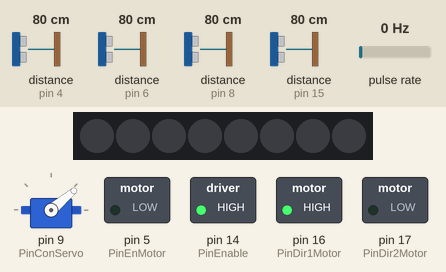
The program below on a simulated Arduino Nano, built with avr-gcc and run on an emulated ATmega328P. Parts: servo, 8 RGB LEDs in strip order, left to right, switched loads named in the program (green lamp = pin HIGH). Wiring (inferred from the names in the program): pulse sensor: data pin 2. Inputs (shaded band) come from the test bench; at power-on: distance to the obstacle (sensors on pin 4, pin 6, pin 8, pin 15) 80 cm, pulse rate 0 Hz. The echo pulse lasts 58.3 µs per cm.

Above: at 0.3 s.
Timing chart, 0 to 1.8 s (numbered marks = the images above):
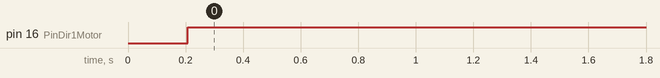

Measured:
- by itself, pin 16 (PinDir1Motor): LOW → HIGH at 0.21 s

The program:

main.cpp
```cpp
#include <Arduino.h>
#include "components.h"
#include <Ultrasonic.h>
#include <Wire.h>
#include <Adafruit_NeoPixel.h>

#define PinEncoder 2
#define PinTriggerI 3     //Izquierdo
#define PinEchoI 8        //Izquierdo
#define PinTriggerD 7     //Derecha
#define PinEchoD 6        //Derecha
#define PinTriggerF 11    //Frontal
#define PinEchoF 4        //Frontal
#define PinTriggerT 13    //Trasero
#define PinEchoT 15       //Trasero
#define PinLed 12
#define PinEnable 14

#define NUMPIXELS 8
#define DELAYVAL 50

volatile float velocidad;

volatile long encoder = 0;
volatile long encoderAbsoluto = 0;
bool lecturaEncoder = false;
int encodertotal = 0;

byte datoEncoder[4];
int distanceFrontal;
int distanceIzquierdo;
int distanceDerecho;
int distanceTrasero;
int velocidadObjetivo;

uint32_t tiempo = 0;


void receiveEvent(int howMany);
void requestEvent();
uint8_t requestedData = 0;

CServo MiCServo(PinConServo);
Motor MiMotor(PinEnMotor,PinDir1Motor,PinDir2Motor);
Adafruit_NeoPixel pixels(NUMPIXELS, PinLed, NEO_GRB + NEO_KHZ400);

void encoderISR() {  // función para que funcien el encoder
  if (forward == true)
  {
    encoder ++;
    encoderAbsoluto++;
  }
  else
  {
    encoder --;
    encoderAbsoluto--;
  }

}

void LecturaUltrasonidos();
Ultrasonic ultrasonicFrontal(PinTriggerF,PinEchoF,10000UL);//Delantero
Ultrasonic ultrasonicIzquierdo(PinTriggerI,PinEchoI,10000UL);//izquierdo
Ultrasonic ultrasonicDerecho(PinTriggerD,PinEchoD,10000UL);//derechos
Ultrasonic ultrasonicTrasero(PinTriggerT,PinEchoT,10000UL);//Trasero

void setup() {
  pinMode(PinEnable,OUTPUT);
  digitalWrite(PinEnable,1);
  pinMode(PinEncoder, INPUT);
  attachInterrupt(digitalPinToInterrupt(PinEncoder), encoderISR, CHANGE);

  MiCServo.Setup();

  Wire.begin(4);                // join i2c bus with address #4
  Wire.onReceive(receiveEvent); // register event
  Wire.onRequest(requestEvent); // register event

  Serial.begin(115200);

  pixels.begin();
  delay(100);
  pixels.clear();
  /*for(int i=0; i<NUMPIXELS; i++) {
    pixels.setPixelColor(i, pixels.Color(255, 255, 255));
  }*/
  for(int i=0; i<NUMPIXELS; i++) {

    pixels.setPixelColor(i, pixels.Color(0, 0, 0));
  }
  pixels.show();

  MiCServo.MoverServo(0);

  cli();
  TCCR2A = 0;                 // Reset entire TCCR1A to 0
  TCCR2B = 0;                 // Reset entire TCCR1B to 0
  TCCR2B |= B00000111;        //Set CS20, CS21 and CS22 to 1 so we get prescalar 1024
  TIMSK2 |= B00000100;        //Set OCIE1B to 1 so we enable compare match B
  OCR2B = 255;                //Finally we set compare register B to this value
  sei();

  void LecturaUltrasonidos();

}

void loop() {
  //put your main code here, to run repeatedly:
  if (millis() > tiempo){
    LecturaUltrasonidos();
    tiempo = millis() + 5;
  }

  if (millis() > tiempo){
    MiMotor.corregirVelocidad(velocidad, velocidadObjetivo);
    tiempo = millis() + 15;
  }

}


void receiveEvent(int howMany) {

  while(howMany > 0 ){
    requestedData = Wire.read();
    howMany--;
    if (requestedData == 3){
      velocidadObjetivo = Wire.read();
      velocidadObjetivo = velocidadObjetivo*(Wire.read()-1);

    }else if(requestedData == 4){     //RX servo
      int argumentoDegiro;
      argumentoDegiro = Wire.read();
      argumentoDegiro = argumentoDegiro*(Wire.read()-1);
      MiCServo.MoverServo(argumentoDegiro);

    }else if(requestedData == 5){
      int valor_enable = Wire.read();
      digitalWrite(PinEnable,valor_enable);

    }

  }
}

void requestEvent() {

  if (requestedData == 1) {
    datoEncoder[0]=encoderAbsoluto & 0xff;
    datoEncoder[1]=(encoderAbsoluto>>8) & 0xff;
    datoEncoder[2]=(encoderAbsoluto>>16) & 0xff;
    datoEncoder[3]=(encoderAbsoluto>>24) & 0xff;
    Wire.write(datoEncoder,4);
  }
  else if (requestedData == 2){
    Wire.write(distanceFrontal);
    Wire.write(distanceIzquierdo);
    Wire.write(distanceDerecho);
    Wire.write(distanceTrasero);
  }

}

ISR(TIMER2_COMPB_vect){
  if (lecturaEncoder==true){
    velocidad = encoder;
    encodertotal= encodertotal + encoder;
    encoder = 0;
    lecturaEncoder= false;
  }
  else{
    lecturaEncoder=true;
  }
}

void LecturaUltrasonidos(){
  distanceFrontal=ultrasonicFrontal.read();
  distanceIzquierdo=ultrasonicIzquierdo.read();
  distanceDerecho=ultrasonicDerecho.read();
  distanceTrasero=ultrasonicTrasero.read();
}
```

components.h
```cpp
#include <Servo.h>

#define servoMAX 67
#define servoMIN 13

#define PinConServo 9
#define PinEnMotor 5
#define PinDir1Motor 16
#define PinDir2Motor 17
#define kp 0.3
#define kd 3

bool forward = true;

class CServo{  //maneja el servo
public:
  CServo(byte PinServo);
  void MoverServo(int _angulo);
  void Setup();
private:
  byte _pinServo;
  Servo Miservo;
};

CServo::CServo(byte PinServo){
  _pinServo = PinServo;
}

void CServo::Setup(){
  Miservo.attach(_pinServo);
}

void CServo::MoverServo(int _angulo){  //lo que mueve el servo
  _angulo = constrain(_angulo,-27,27);
  int _ang = map(_angulo, -27, 27, servoMIN, servoMAX);
  Miservo.write(_ang);
}

class Motor{
  public:
  Motor(byte PinEn,byte PinDir1,byte PinDir2);
  void potencia(int pot);
  void corregirVelocidad(int velocidadActual, int velocidadTarget);
  float GetPotencia();
  void arrancar();

  private:
  byte _pinEn;
  byte _pinDir1;
  byte _pinDir2;
  float _potencia = 0;
  float _error;
  float _errorAnterior;
};

float Motor::GetPotencia(){
  return _potencia;
}

Motor::Motor(byte PinEn,byte PinDir1,byte PinDir2){ // setup del motor
  _pinEn = PinEn;
  _pinDir1 = PinDir1;
  _pinDir2 = PinDir2;
  pinMode(PinEn, OUTPUT);
  pinMode(PinDir1, OUTPUT);
  pinMode(PinDir2, OUTPUT);

}


void Motor::potencia(int pot){
  // (PinDir1Motor,LOW) ; (PinDir2Motor,HIGH) -> Hacia atrás
  // Inversamente propocional en el tema del sentido
  // Arranrque = 140
  if(pot>=0){
    forward=true;
    digitalWrite(PinDir1Motor,HIGH);
    digitalWrite(PinDir2Motor,LOW);
    analogWrite(PinEnMotor, pot);
  }
  else{
    forward=false;
    digitalWrite(PinDir1Motor,LOW);
    digitalWrite(PinDir2Motor,HIGH);
    analogWrite(PinEnMotor, -pot);
  }

}

void Motor::corregirVelocidad(int velocidadActual, int velocidadTarget){
  _error = velocidadTarget - velocidadActual;
  _potencia = constrain( _potencia + _error * kp + (_error - _errorAnterior) * kd, -255, 255);
  _errorAnterior = _error;
  if (velocidadTarget==0){
    potencia(0);
  }else{
  potencia(int(_potencia));}

}
```
